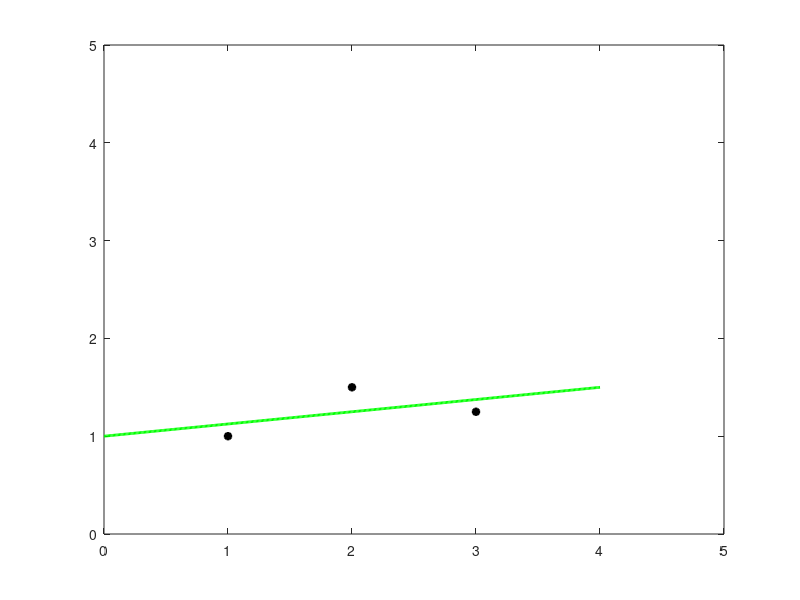

This figure's MATLAB source:
clf; clear; clc;
%% ASKHSH 2
%% Esto ta shmeia (1,1) , (2, 1.5) kai (3, 1.25)
%% Me diakrita elaxista ypologiste thn ey8eia grammh poy proseggizei ta shmeia.
x = [1 2 3]';
y = [1 1.5 1.25]';

poly = polyfit(x, y , 1)
sfalma = norm(y - polyval(poly, x))
sxeSfalma = norm(y - polyval(poly, x)) / norm(y)

plot(x, y, '*k', 'linewidth',2); hold on
xplot = linspace(0, 4 , 400);
y2plot = polyval(poly, xplot);
plot(xplot, y2plot ,'g-', 'linewidth',2)

xlim([0,5])
ylim([0,5])
